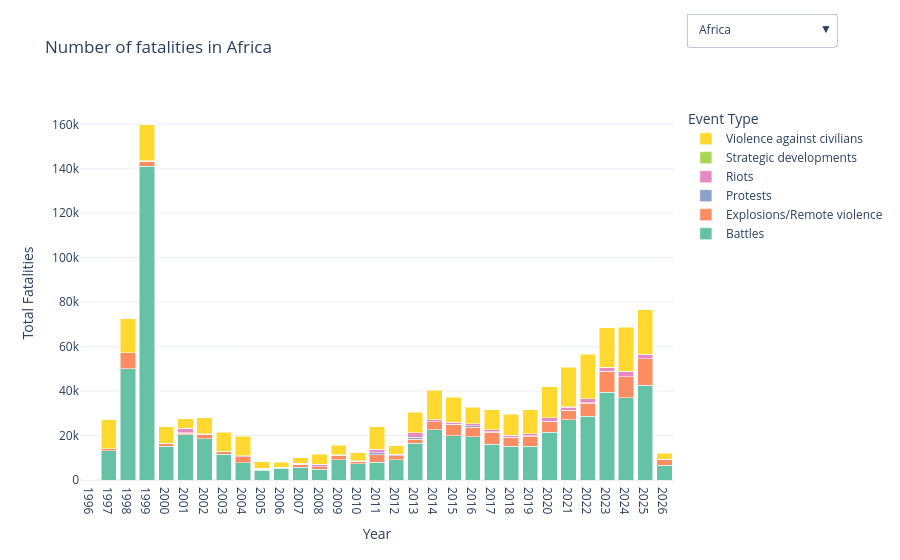

Notebook code cell kept with this figure:
### Code cell
fig = go.Figure()

buttons = []
trace_counter = 0
continents = list(data.keys())

total_traces = sum(len(data[c]['EVENT_TYPE'].unique()) for c in continents)

for i, continent in enumerate(continents):
    df = data[continent]
    
    processed_df = (
        df.set_index('WEEK')
        .sort_index()
        .groupby('EVENT_TYPE')
        .resample('YE')['FATALITIES']
        .sum()
        .unstack(0)
        .fillna(0)
    )
    
    num_event_types = len(processed_df.columns)
    
    sub_event_summary = (
        df.assign(YEAR=df['WEEK'].dt.year)
        .groupby(['YEAR', 'EVENT_TYPE', 'SUB_EVENT_TYPE'])['FATALITIES']
        .sum()
        .reset_index()
        .sort_values(['YEAR', 'EVENT_TYPE', 'FATALITIES'], ascending=[True, True, False])
    )

    for event_type in processed_df.columns:
        years = processed_df.index.year
        y_values = processed_df[event_type]
        
        hover_labels = []
        for year in years:
            subs = sub_event_summary[
                (sub_event_summary['YEAR'] == year) & 
                (sub_event_summary['EVENT_TYPE'] == event_type) &
                (sub_event_summary['FATALITIES'] > 0)
            ]
            
            if not subs.empty:
                sub_text = "<br>".join([f"• {row.SUB_EVENT_TYPE}: {int(row.FATALITIES)}" for row in subs.itertuples()])
                hover_labels.append(f"<b>{event_type} ({year})</b><br>{sub_text}")
            else:
                hover_labels.append(f"<b>{event_type} ({year})</b><br>No data")

        fig.add_trace(
            go.Bar(
                x=years,
                y=y_values,
                name=event_type,
                visible=(i == 0),
                hovertext=hover_labels,
                hoverinfo="text"
            )
        )
    
    visibility = [False] * total_traces
    for j in range(trace_counter, trace_counter + num_event_types):
        visibility[j] = True
        
    buttons.append(dict(
        label=continent,
        method="update",
        args=[{"visible": visibility},
              {"title": f"Number of fatalities in {continent}"}]
    ))
    
    trace_counter += num_event_types

fig.update_layout(
    template="plotly_white",
    colorway=px.colors.qualitative.Set2,
    updatemenus=[{
        "buttons": buttons,
        "direction": "down",
        "showactive": True,
        "x": 1.02,
        "y": 1.25,
        "xanchor": "left"
    }],
    barmode='stack', 
    xaxis_title="Year",
    yaxis_title="Total Fatalities",
    legend_title="Event Type",
    title=f"Number of fatalities in {continents[0]}",
    hoverlabel=dict(align="left")
)

fig.update_xaxes(type='category')

fig.show()
